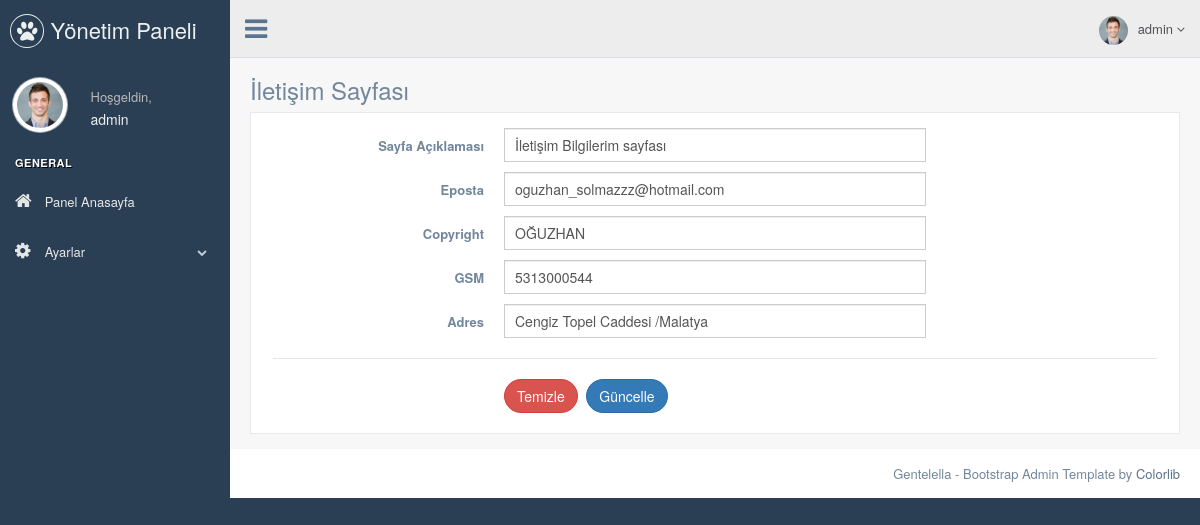
/htm/nedmin/contact.php (signed in), run on the app's committed database.
### tables this page shows
CREATE TABLE `user` (
  `user_id` int(11) NOT NULL,
  `user_name` varchar(50) NOT NULL,
  `email` varchar(50) NOT NULL,
  `password` varchar(50) NOT NULL
);

CREATE TABLE `contact_info` (
  `contact_id` int(11) NOT NULL,
  `content` varchar(250) NOT NULL,
  `email` varchar(50) NOT NULL,
  `copyright` varchar(50) NOT NULL,
  `gsm` varchar(13) NOT NULL,
  `adress` varchar(50) NOT NULL
);

### htm/nedmin/contact.php (the view, shortened to what this page needs)
<?php
include 'header.php';
$check_contact = $db -> prepare("SELECT * FROM contact_info");
$check_contact -> execute();
$control_contact = $check_contact->rowCount();
$fetch_contact = $db->prepare("SELECT * FROM contact_info WHERE contact_id=1");
$fetch_contact->execute();
$fetchcontact = $fetch_contact->fetch(PDO::FETCH_ASSOC);
?>
<div class="right_col" role="main">
          <div class="">
            <div class="page-title">
              <div class="title_left">
                <h3>İletişim Sayfası</h3>
              </div>
            </div>
            <div class="clearfix"></div>
            <div class="row">
              <div class="col-md-12 col-sm-12 col-xs-12">
                <div class="x_panel">
                  <div class="x_content">
                    <form class="form-horizontal form-label-left" action="process.php" method="POST">
                      <div class="item form-group">
                        <label class="control-label col-md-3 col-sm-3 col-xs-12" for="name">Sayfa Açıklaması
                        </label>
                        <div class="col-md-6 col-sm-6 col-xs-12">
                          <input class="form-control col-md-7 col-xs-12" value="<?php echo $fetchcontact['content']; ?>" name="content"  required="required" type="text">
                        </div>
                      </div>
                      <div class="item form-group">
                        <label class="control-label col-md-3 col-sm-3 col-xs-12" for="email">Eposta
                        </label>
                        <div class="col-md-6 col-sm-6 col-xs-12">
                          <input type="email"  name="email" value="<?php echo $fetchcontact['email']; ?>"  required="required" class="form-control col-md-7 col-xs-12">
                        </div>
                      </div>
                      <div class="item form-group">
                        <label class="control-label col-md-3 col-sm-3 col-xs-12" for="email">Copyright
                        </label>
                        <div class="col-md-6 col-sm-6 col-xs-12">
                          <input type="text"  name="copyright" value="<?php echo $fetchcontact['copyright']; ?>"  required="required" class="form-control col-md-7 col-xs-12">
                        </div>
                      </div>
                      <div class="item form-group">
                        <label class="control-label col-md-3 col-sm-3 col-xs-12" for="email">GSM
                        </label>
                        <div class="col-md-6 col-sm-6 col-xs-12">
                          <input type="text"  name="gsm" value="<?php echo $fetchcontact['gsm']; ?>"  required="required" class="form-control col-md-7 col-xs-12">
                        </div>
                      </div>
                      <div class="item form-group">
                        <label class="control-label col-md-3 col-sm-3 col-xs-12" for="email">Adres
                        </label>
                        <div class="col-md-6 col-sm-6 col-xs-12">
                          <input type="text"  name="adress" value="<?php echo $fetchcontact['adress']; ?>"  required="required" class="form-control col-md-7 col-xs-12">
                        </div>
                      </div>
                      <div class="ln_solid"></div>
                      <div class="form-group">
                        <div class="col-md-6 col-md-offset-3">
                          <button type="reset" class="btn btn-round btn-danger">Temizle</button>
                          <?php
                          if($control_contact == 1) { ?>
                             <button  type="submit" class="btn btn-round btn-primary" name="update_contact">Güncelle</button>
                          <?php } else { ?>
                             <button  type="submit" class="btn btn-round btn-primary" name="insert_contact">Ekle</button>
                          <?php } ?>
                        </div>
                      </div>
                    </form>
                  </div>
                </div>
              </div>
            </div>
          </div>
        </div>
<?php
include 'footer.php';
?>

### htm/nedmin/header.php (shortened to what this page needs)
<?php
include 'connect.php';
$user_name = $_SESSION['user_name'];
$query = $db -> prepare("SELECT * FROM user WHERE user_name='$user_name'");
$query -> execute();
$fetch = $query->fetch(PDO::FETCH_ASSOC);
?>
<!DOCTYPE html>
<html lang="en">
  <head>
    <link href="./vendors/bootstrap/dist/css/bootstrap.min.css" rel="stylesheet">
    <link href="./vendors/font-awesome/css/font-awesome.min.css" rel="stylesheet">
    <link href="./vendors/nprogress/nprogress.css" rel="stylesheet">
    <link href="./vendors/iCheck/skins/flat/green.css" rel="stylesheet">
    <link href="./vendors/bootstrap-progressbar/css/bootstrap-progressbar-3.3.4.min.css" rel="stylesheet">
    <link href="./vendors/jqvmap/dist/jqvmap.min.css" rel="stylesheet"/>
    <link href="./vendors/bootstrap-daterangepicker/daterangepicker.css" rel="stylesheet">
    <link href="./build/css/custom.min.css" rel="stylesheet">
  </head>
  <body class="nav-md">
    <div class="container body">
      <div class="main_container">
        <div class="col-md-3 left_col">
          <div class="left_col scroll-view">
            <div class="navbar nav_title" style="border: 0;">
              <a href="index.php" class="site_title"><i class="fa fa-paw"></i> <span>Yönetim Paneli</span></a>
            </div>
            <div class="profile clearfix">
              <div class="profile_pic">
                <img src="images/img.jpg" alt="..." class="img-circle profile_img">
              </div>
              <div class="profile_info">
                <span>Hoşgeldin,</span>
                <h2><?php echo $fetch['user_name']; ?></h2>
              </div>
            </div>
            <br />
            <div id="sidebar-menu" class="main_menu_side hidden-print main_menu">
              <div class="menu_section">
                <h3>General</h3>
                <ul class="nav side-menu">
                  <li><a href="index.php" ><i class="fa fa-home"></i> Panel Anasayfa </a></li>
                  <li><a><i class="fa fa-cog"></i> Ayarlar <span class="fa fa-chevron-down"></span></a>
                  </li>
                </ul>
              </div>
            </div>
          </div>
        </div>
        <div class="top_nav">
          <div class="nav_menu">
            <nav>
              <div class="nav toggle">
                <a id="menu_toggle"><i class="fa fa-bars"></i></a>
              </div>
              <ul class="nav navbar-nav navbar-right">
                <li class="">
                  <a href="javascript:;" class="user-profile dropdown-toggle" data-toggle="dropdown" aria-expanded="false">
                    <img src="images/img.jpg" alt=""><?php echo $fetch['user_name']; ?>
                    <span class=" fa fa-angle-down"></span>
                  </a>
                </li>
              </ul>
            </nav>
          </div>
        </div>

### data on the page
user: user_name "admin"
contact_info: content "İletişim Bilgilerim sayfası", email "oguzhan_solmazzz@hotmail.com", copyright "OĞUZHAN", gsm "5313000544", adress "Cengiz Topel Caddesi /Malatya"
